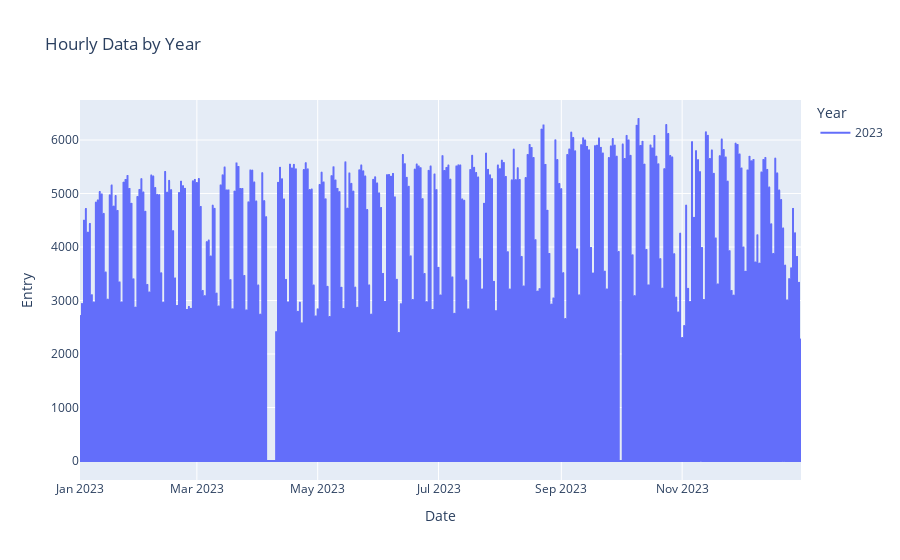

The notebook cell this image was saved under:
### Code cell
# Plot hourly data by year
fig_year = px.line(data, x='Date', y='Entry', color='Year',
                   title='Hourly Data by Year', labels={'color': 'Year'})
fig_year.update_xaxes(title_text='Date')
fig_year.update_yaxes(title_text='Entry')
fig_year.show()

### Figure 1 — Plotly figure (JSON) as saved in the notebook; plotly's stock layout.template omitted (floating-point values rounded to 4 significant figures; data arrays with more than 128 entries replaced by an {"elided": "..."} marker saying what was removed)
{"data": [{"hovertemplate": "Year=2023<br>Date=%{x}<br>Entry=%{y}<extra></extra>", "legendgroup": "2023", "line": {"color": "#636efa", "dash": "solid"}, "marker": {"symbol": "circle"}, "mode": "lines", "name": "2023", "showlegend": true, "type": "scattergl", "x": {"elided": "8760 str values"}, "xaxis": "x", "y": {"elided": "8760 int values"}, "yaxis": "y"}], "layout": {"legend": {"title": {"text": "Year"}, "tracegroupgap": 0}, "title": {"text": "Hourly Data by Year"}, "xaxis": {"anchor": "y", "domain": [0, 1], "title": {"text": "Date"}}, "yaxis": {"anchor": "x", "domain": [0, 1], "title": {"text": "Entry"}}}}
